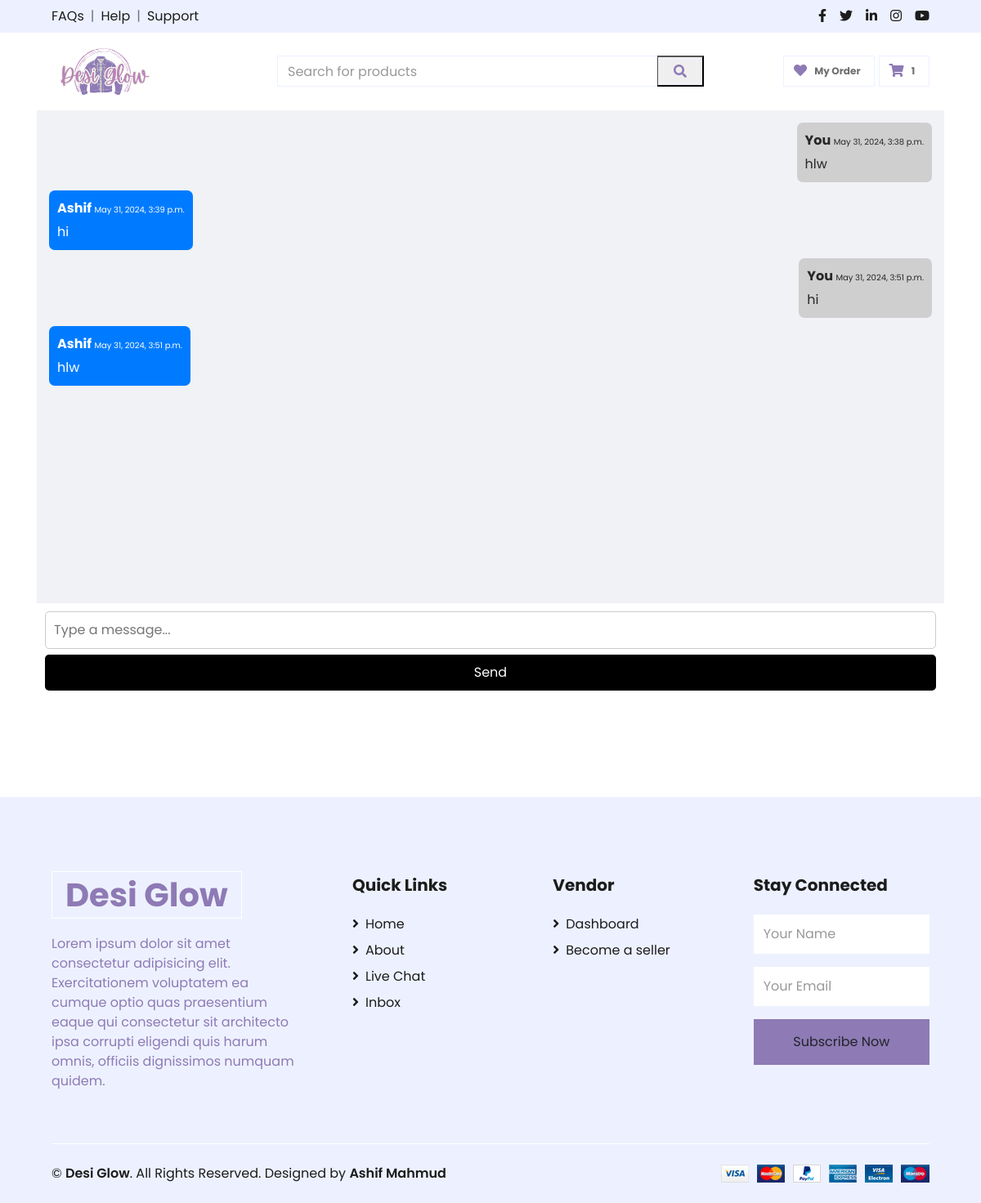
The app's page /chat/4/ (signed in) with its own data.
### home/models.py (models this page shows, shortened)
class Message(models.Model):
    sender = models.ForeignKey(User, related_name='sent_messages', on_delete=models.CASCADE)
    receiver = models.ForeignKey(User, related_name='received_messages', on_delete=models.CASCADE)
    content = models.TextField()
    timestamp = models.DateTimeField(auto_now_add=True)
    seen = models.BooleanField(default=False)
    chat = models.ForeignKey(Chat, related_name='messages', on_delete=models.CASCADE, blank=True, null=True)
    profile_id = models.IntegerField(blank=True, null=True)

### home/views.py (the view)
# urls.py: path('chat/<int:chat_id>/', chat_view, name='chat_view'),
@login_required
def chat_view(request, chat_id):
    chat = get_object_or_404(Chat, id=chat_id)
    profile = request.user
    if profile != chat.user1 and profile != chat.user2:
        return redirect('inbox')
    messages = Message.objects.filter(
        Q(sender=chat.user1, receiver=chat.user2) | Q(sender=chat.user2, receiver=chat.user1)
    ).order_by('timestamp')
    for message in messages.filter(receiver=profile):
        message.seen = True
        message.save()
    return render(request, 'chat.html', {'chat': chat, 'messages': messages, 'profile': profile})

### home/context_processors.py (called while the page is built)
def custom_context(request):
    if request.user.is_authenticated:
        product_count = Cart.objects.filter(username=request.user).count()
    else:
        product_count = 0  # Set a default value if the user is not authenticated
    return {'product_count': product_count}

### templates/chat.html (shortened to what this page needs)
{% extends 'main.html' %}
{% load static %}
{% block content %}
<div class="container">
    <div class="msg-chat-container">
        <div class="msg-chat-messages" id="chatMessages">
            {% for message in messages %}
            {% if message.sender == profile %}
            <div class="msg-message msg-from-me">
                <div class="msg-sender-name">You
                    <span style="font-weight: lighter; font-size: 10px;">{{ message.timestamp }}</span>
                </div>
                {{ message.content }}
            </div>
            {% else %}
            <div class="msg-message msg-from-them">
                <div class="msg-sender-name"><a style="text-decoration: none; color: white;"
                        href="{% url 'user_profile' message.sender.id %}">{{ message.sender.first_name }}</a>
                    <span style="font-weight: lighter; font-size: 10px;">{{ message.timestamp }}</span>
                </div>
                {{ message.content }}
            </div>
            {% endif %}
            {% endfor %}
        </div>
        <div class="msg-chat-input">
            <form style="width: 100%;" action="{% url 'send_message' chat.id %}" method="POST">
                <textarea name="content" class="msg-input-textarea" placeholder="Type a message..." rows="1"></textarea>
                <div style="text-align: center;">
                    <button class="msg-send-btn" type="submit">Send</button>
                </div>
            </form>
        </div>
    </div>
</div>
<br>
<br>
<br>
{% endblock content %}

### templates/chat.html (style rules this page uses)
body, html { height: 100%; margin: 0; padding: 0; overflow-x: hidden; width: 100vw; box-sizing: border-box; }
.msg-chat-container { display: flex; flex-direction: column; height: 90vh; background-color: #f0f2f5; width: 100%; box-sizing: border-box; }
.msg-chat-messages { flex-grow: 1; overflow-y: auto; padding: 15px; display: flex; flex-direction: column; gap: 10px; width: 100%; box-sizing: border-box; }
.msg-message { padding: 10px; border-radius: 7px; color: #fff; max-width: 60%; word-break: break-word; }
.msg-from-them { background-color: #007bff; align-self: flex-start; }
.msg-from-me { background-color: rgb(207, 207, 207); color: rgb(39, 39, 39); align-self: flex-end; }
.msg-chat-input { padding: 10px; background-color: #fff; display: flex; width: 100%; box-sizing: border-box; align-items: flex-end; }
.msg-input-textarea { flex-grow: 1; padding: 10px; border-radius: 5px; border: 1px solid #ccc; resize: none; overflow: hidden; width: 100%; box-sizing: border-box; }
.msg-send-btn { padding: 10px 20px; border-radius: 5px; background-color: black; color: white; border: none; cursor: pointer; width: 100%; }
.msg-sender-name { font-weight: bold; margin-bottom: 5px; }

### records on screen
Message: timestamp "May 31, 2024, 3:38 p.m.", content "hlw"
Message: sender.first_name "Ashif", timestamp "May 31, 2024, 3:39 p.m.", content "hi"
Message: timestamp "May 31, 2024, 3:51 p.m.", content "hi"
Message: sender.first_name "Ashif", timestamp "May 31, 2024, 3:51 p.m.", content "hlw"

### other values on screen
{{ product_count }} "1"
